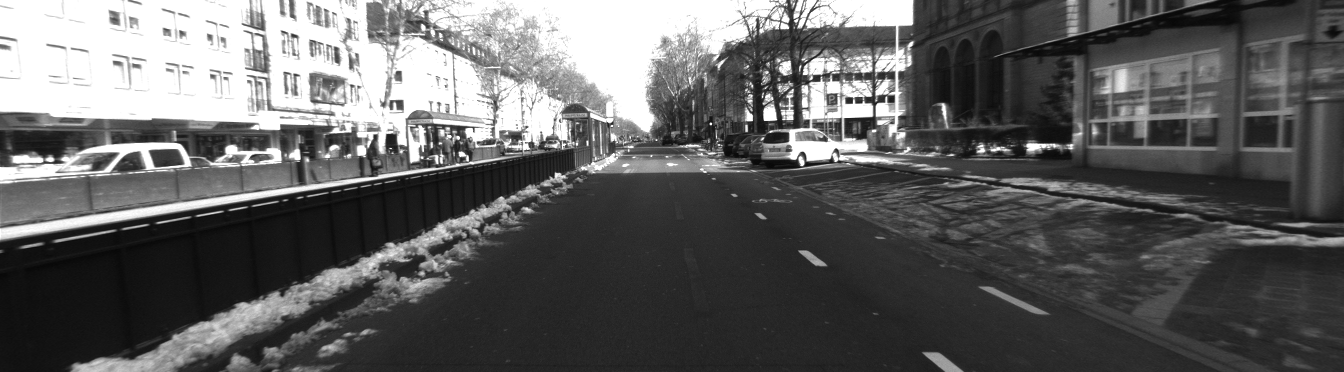
#> input picture visual odometry/1.png, 1344 x 372 px
$ python visual-odometry-basic-test.py
#> lines starting #> are read from the running program, lines starting #| are printed output that depends on the picture
import os
import numpy as np
import cv2
from matplotlib import pyplot as plt
img1= cv2.imread('1.png',0)
#> img1 is the input picture: shape (372, 1344); min 7, max 255, mean 95.8
img2= cv2.imread('2.png',0)
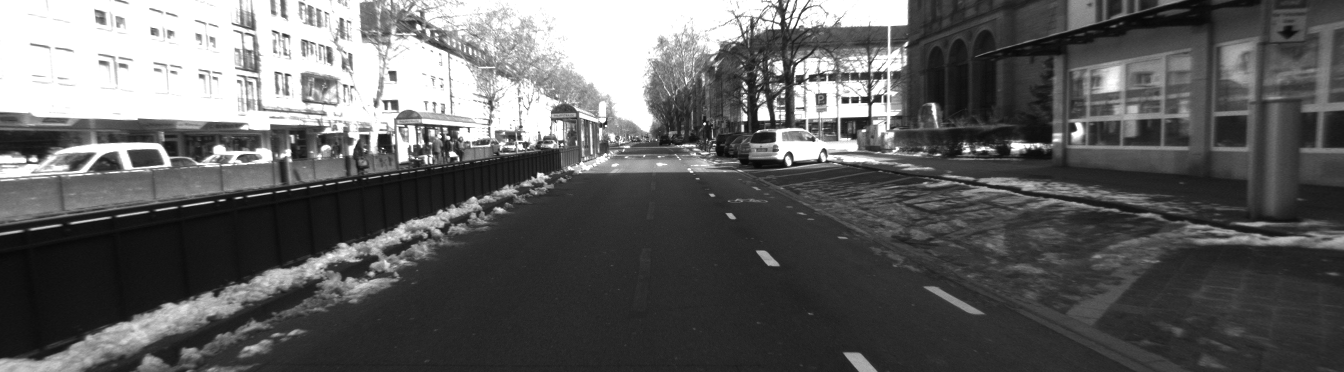
#> input picture visual odometry/2.png, 1344 x 372 px
#> img2 is the input picture: shape (372, 1344); min 7, max 255, mean 96.7

orb = cv2.ORB_create()
kp1=orb.detect(img1)
#> kp1 = 500 keypoints; strongest (x, y, size): (801, 164, 31), (802, 163, 37.2), (769, 114, 77.1), (803, 163, 31)
kp2=orb.detect(img2)
#> kp2 = 500 keypoints; strongest (x, y, size): (788, 164, 31), (451, 152, 37.2), (787, 163, 37.2), (790, 163, 31)
kp1, des1 = orb.compute(img1,kp1)
kp2, des2 = orb.compute(img2,kp2)
# create BFMatcher object
bf = cv2.BFMatcher(cv2.NORM_HAMMING, crossCheck=True)

# Match descriptors.
matches = bf.match(des1,des2)
#> matches = 258 matches

# Sort them in the order of their distance.
matches = sorted(matches, key = lambda x:x.distance)

# Draw first 10 matches.
img3 = cv2.drawMatches(img1,kp1,img2,kp2,matches[:40], None,flags=2)
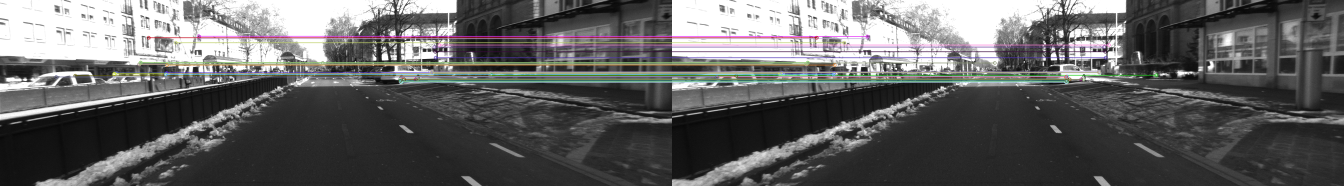
#> img3: shape (372, 2688, 3) (shown at 1/2 size); mean of channels 0, 1, 2 96.9, 96.8, 97.2; drawn as B, G, R

plt.imshow(img3),plt.show()
